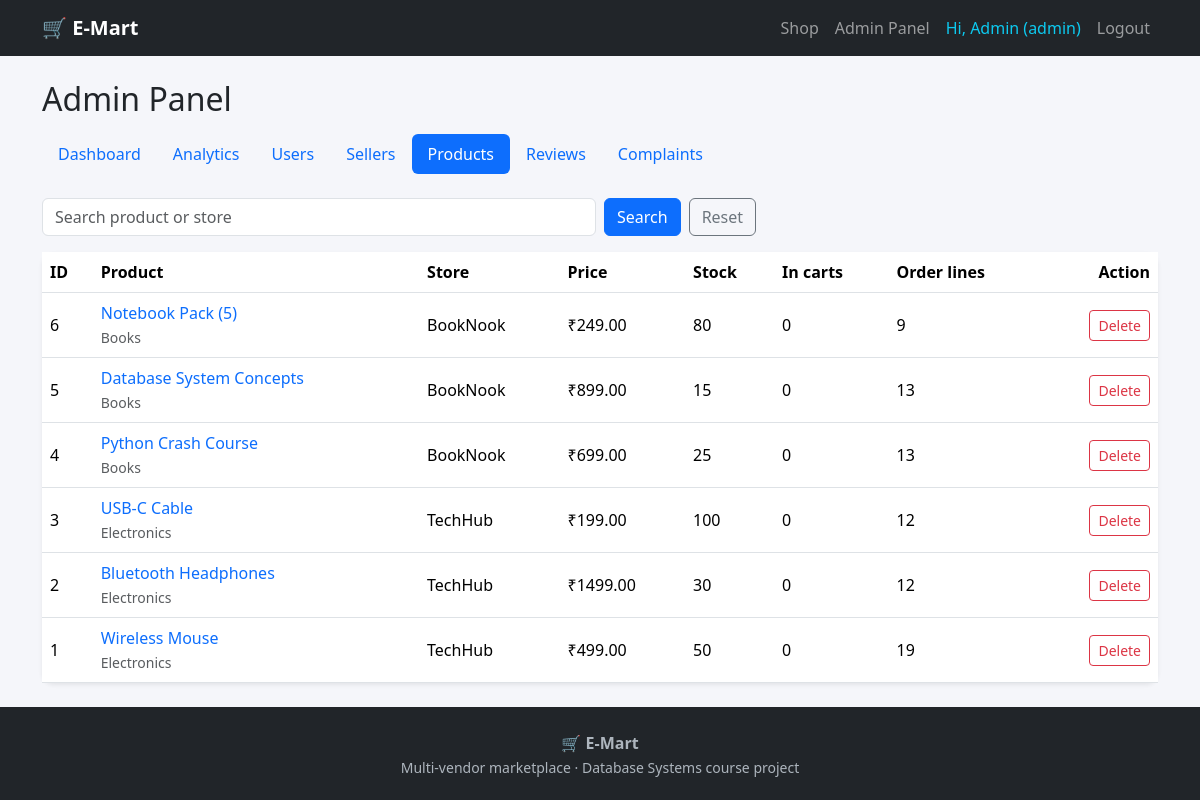
/admin/products (signed in), run on the app's committed database.
### tables this page shows
CREATE TABLE users (
    user_id       INTEGER PRIMARY KEY AUTOINCREMENT,
    name          TEXT NOT NULL,
    email         TEXT NOT NULL UNIQUE,
    password_hash TEXT NOT NULL,
    role          TEXT NOT NULL CHECK (role IN ('customer', 'seller', 'admin')),
    is_active     INTEGER NOT NULL DEFAULT 1 CHECK (is_active IN (0, 1)),
    created_at    TEXT NOT NULL DEFAULT CURRENT_TIMESTAMP
);

CREATE TABLE products (
    product_id  INTEGER PRIMARY KEY AUTOINCREMENT,
    seller_id   INTEGER NOT NULL
                REFERENCES seller_profiles(seller_id) ON DELETE CASCADE,
    category_id INTEGER
                REFERENCES categories(category_id) ON DELETE SET NULL,
    name        TEXT NOT NULL,
    description TEXT,
    price       REAL NOT NULL CHECK (price > 0),
    stock       INTEGER NOT NULL DEFAULT 0 CHECK (stock >= 0),
    created_at  TEXT NOT NULL DEFAULT CURRENT_TIMESTAMP
);

CREATE TABLE categories (
    category_id INTEGER PRIMARY KEY AUTOINCREMENT,
    name        TEXT NOT NULL UNIQUE
);

CREATE TABLE seller_profiles (
    seller_id   INTEGER PRIMARY KEY
                REFERENCES users(user_id) ON DELETE CASCADE,
    store_name  TEXT NOT NULL UNIQUE,
    description TEXT
);

### routes/admin.py (the view)
@admin_bp.route("/products")
@login_required("admin")
def products():
    q = request.args.get("q", "").strip()
    sql = """
        SELECT p.product_id, p.name, p.price, p.stock, sp.store_name, c.name AS category,
               (SELECT COUNT(*) FROM cart_items ci WHERE ci.product_id = p.product_id) AS in_carts,
               (SELECT COUNT(*) FROM order_items oi WHERE oi.product_id = p.product_id) AS order_lines
        FROM products p
        JOIN seller_profiles sp ON sp.seller_id = p.seller_id
        LEFT JOIN categories c ON c.category_id = p.category_id
        WHERE 1 = 1
    """
    params = []
    if q:
        sql += " AND (p.name LIKE ? OR sp.store_name LIKE ?)"
        params += [f"%{q}%"] * 2
    sql += " ORDER BY p.product_id DESC"
    conn = get_connection()
    rows = conn.execute(sql, params).fetchall()
    conn.close()
    return render_template("admin/products.html", rows=rows, q=q)

### app.py (called while the page is built)
def get_csrf_token():
    if "csrf_token" not in session:
        session["csrf_token"] = secrets.token_hex(16)
    return session["csrf_token"]

@app.before_request
def csrf_protect():
    session.permanent = True
    if request.method == "POST":
        sent = request.form.get("csrf_token", "")
        expected = session.get("csrf_token", "")
        if not expected or not hmac.compare_digest(sent, expected):
            abort(400)

@app.context_processor
def inject_csrf():
    return {"csrf_token": get_csrf_token()}

@app.before_request
def load_logged_in_user():
    g.user = None
    user_id = session.get("user_id")
    if user_id is not None:
        conn = get_connection()
        user = conn.execute(
            "SELECT user_id, name, email, role, is_active FROM users WHERE user_id = ?",
            (user_id,)).fetchone()
        conn.close()
        if user is None or not user["is_active"]:
            session.pop("user_id", None)
        else:
            g.user = user

@app.context_processor
def inject_cart_count():
    count = 0
    try:
        if g.get("user") is not None and g.user["role"] == "customer":
            conn = get_connection()
            count = conn.execute(
                "SELECT COALESCE(SUM(quantity), 0) FROM cart_items WHERE user_id = ?",
                (g.user["user_id"],)).fetchone()[0]
            conn.close()
    except sqlite3.Error:
        count = 0          # an error page must never crash because of the navbar
    return {"cart_count": count}

### db.py (called while the page is built)
def get_connection():
    conn = sqlite3.connect(DB_PATH)
    conn.row_factory = sqlite3.Row          # lets us use row["name"]
    conn.execute("PRAGMA foreign_keys = ON")
    return conn

### helpers.py (called while the page is built)
def login_required(role=None):
    def decorator(view):
        @wraps(view)
        def wrapper(*args, **kwargs):
            if g.user is None:
                flash("Please log in first.", "warning")
                return redirect(url_for("auth.login"))
            if role and g.user["role"] != role:
                flash("You don't have access to that page.", "danger")
                return redirect(url_for("home"))
            return view(*args, **kwargs)
        return wrapper
    return decorator

### templates/admin/products.html (shortened to what this page needs)
{% extends "base.html" %}
{% block content %}
<h2 class="mb-3">Admin Panel</h2>
{% include "admin/_tabs.html" %}
<form method="GET" class="row g-2 mb-3">
  <div class="col-md-6"><input type="text" name="q" value="{{ q }}" class="form-control" placeholder="Search product or store"></div>
  <div class="col-md-6 d-flex gap-2">
    <button class="btn btn-primary">Search</button>
    <a href="{{ url_for('admin.products') }}" class="btn btn-outline-secondary">Reset</a>
  </div>
</form>
<div class="card shadow-sm">
  <div class="table-responsive">
    <table class="table align-middle mb-0">
      <thead><tr><th>ID</th><th>Product</th><th>Store</th><th>Price</th><th>Stock</th><th>In carts</th><th>Order lines</th><th class="text-end">Action</th></tr></thead>
      <tbody>
        {% for p in rows %}
        <tr>
          <td>{{ p.product_id }}</td>
          <td><a href="{{ url_for('customer.product_detail', product_id=p.product_id) }}" class="text-decoration-none">{{ p.name }}</a><br><small class="text-muted">{{ p.category or '-' }}</small></td>
          <td>{{ p.store_name }}</td>
          <td>₹{{ "%.2f"|format(p.price) }}</td>
          <td>{{ p.stock }}</td>
          <td>{{ p.in_carts }}</td>
          <td>{{ p.order_lines }}</td>
          <td class="text-end">
            <form method="POST" action="{{ url_for('admin.delete_product', product_id=p.product_id) }}"
                  onsubmit="return confirm('Delete {{ p.name|e }}? It leaves {{ p.in_carts }} cart(s). Placed orders are kept.');">
              <button class="btn btn-sm btn-outline-danger">Delete</button>
            </form>
          </td>
        </tr>
        {% else %}
        <tr><td colspan="8" class="text-muted text-center py-3">No products found.</td></tr>
        {% endfor %}
      </tbody>
    </table>
  </div>
</div>
{% endblock %}

### templates/base.html (shortened to what this page needs)
<!DOCTYPE html>
<html lang="en">
<head>
  <link href="https://cdn.jsdelivr.net/npm/bootstrap@5.3.3/dist/css/bootstrap.min.css" rel="stylesheet">
  <link href="{{ url_for('static', filename='css/style.css') }}" rel="stylesheet">
</head>
<body class="d-flex flex-column min-vh-100">
  <nav class="navbar navbar-expand-lg navbar-dark bg-dark">
    <div class="container">
      <a class="navbar-brand fw-bold" href="{{ url_for('home') }}">🛒 E-Mart</a>
      <div class="collapse navbar-collapse" id="nav">
        <ul class="navbar-nav ms-auto align-items-lg-center">
          <li class="nav-item"><a class="nav-link" href="{{ url_for('home') }}">Shop</a></li>
          {% if g.user %}
            {% if g.user.role == 'seller' %}
              <li class="nav-item"><a class="nav-link" href="{{ url_for('seller.dashboard') }}">Seller Dashboard</a></li>
            {% elif g.user.role == 'admin' %}
              <li class="nav-item"><a class="nav-link" href="{{ url_for('admin.dashboard') }}">Admin Panel</a></li>
            {% endif %}
            <li class="nav-item"><span class="nav-link text-info">Hi, {{ g.user.name }} ({{ g.user.role }})</span></li>
            <li class="nav-item"><a class="nav-link" href="{{ url_for('auth.logout') }}">Logout</a></li>
          {% else %}
            <li class="nav-item"><a class="nav-link" href="{{ url_for('auth.login') }}">Login</a></li>
            <li class="nav-item"><a class="nav-link" href="{{ url_for('auth.register') }}">Register</a></li>
          {% endif %}
        </ul>
      </div>
    </div>
  </nav>
  <main class="container my-4 flex-grow-1">
    {% block content %}{% endblock %}
  </main>
  <footer class="site-footer text-center py-4">
    <div class="fw-bold">🛒 E-Mart</div>
    <small>Multi-vendor marketplace · Database Systems course project</small>
  </footer>
</body>
</html>

### static/css/style.css (style rules this page uses)
body { background-color: #f5f6fa; }
.card { border: none; border-radius: 12px; }
.card { transition: transform .15s ease, box-shadow .15s ease; }
.site-footer { background: #212529; color: #adb5bd; }
.table > :not(caption) > * > * { vertical-align: middle; }

### data on the page
users: user.name "Admin", user.role "admin"
products: product_id "6", name "Notebook Pack (5)", name "Books", store_name "BookNook", price "249.00", stock "80", in_carts "0", order_lines "9"
products: product_id "5", name "Database System Concepts", name "Books", store_name "BookNook", price "899.00", stock "15", in_carts "0", order_lines "13"
products: product_id "4", name "Python Crash Course", name "Books", store_name "BookNook", price "699.00", stock "25", in_carts "0", order_lines "13"
products: product_id "3", name "USB-C Cable", name "Electronics", store_name "TechHub", price "199.00", stock "100", in_carts "0", order_lines "12"
products: product_id "2", name "Bluetooth Headphones", name "Electronics", store_name "TechHub", price "1499.00", stock "30", in_carts "0", order_lines "12"
products: product_id "1", name "Wireless Mouse", name "Electronics", store_name "TechHub", price "499.00", stock "50", in_carts "0", order_lines "19"

### other printed values
{{ label }} "Dashboard" "Analytics" "Users" "Sellers" "Products" "Reviews" "Complaints"
